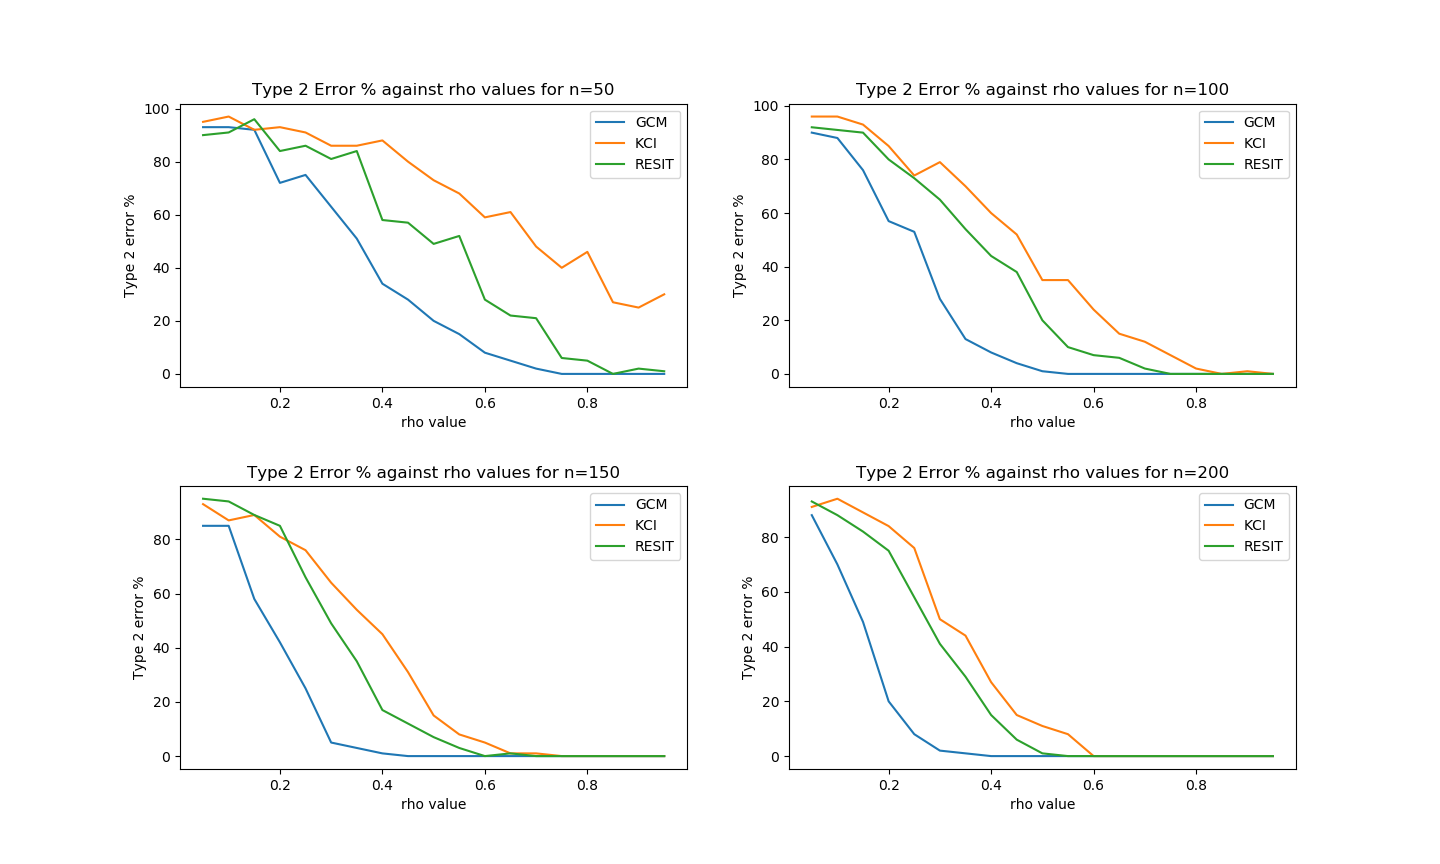

Generate this figure with Python:
import numpy as np
import pandas as pd
import matplotlib.pyplot as plt
import seaborn as sns
gcm_nonlinear_t1 = pd.read_csv('~/Documents/M3R/CD/gcm_nonlinear_t1.csv')
gcm_nonlinear_t2 = pd.read_csv('~/Documents/M3R/CD/gcm_nonlinear_t2.csv')

kci_nonlinear_t1 = pd.read_csv('~/Documents/M3R/CD/kci_nonlinear_t1.csv')
kci_nonlinear_t2 = pd.read_csv('~/Documents/M3R/CD/kci_nonlinear_t2.csv')

resit_nonlinear_t1 = pd.read_csv('~/Documents/M3R/CD/tests/resit_nonlinear_t1.csv')
resit_nonlinear_t2 = pd.read_csv('~/Documents/M3R/CD/tests/resit_nonlinear_t2.csv')

gcm_1 = np.array(gcm_nonlinear_t1.iloc[:,1])
gcm_2 = np.array(gcm_nonlinear_t2.iloc[:,1])
kci_1 = np.array(kci_nonlinear_t1.iloc[:,1])
kci_2 = np.array(kci_nonlinear_t2.iloc[:,1])
res_1 = np.array(resit_nonlinear_t1.iloc[:,1:])
res_2 = np.array(resit_nonlinear_t2.iloc[:,1:])

gcm_nonlinear_t1 = gcm_nonlinear_t1.drop(columns='Unnamed: 0')
kci_nonlinear_t1 = kci_nonlinear_t1.drop(columns='Unnamed: 0')
resit_nonlinear_t1 = resit_nonlinear_t1.drop(columns='Unnamed: 0')
gcm_nonlinear_t1 = gcm_nonlinear_t1.rename(columns={'t1':'GCM'})
kci_nonlinear_t1 = kci_nonlinear_t1.rename(columns={'t1':'KCI'})
resit_nonlinear_t1 = resit_nonlinear_t1.rename(columns={'0':'RESIT'})
t1_data = pd.concat([gcm_nonlinear_t1,kci_nonlinear_t1,resit_nonlinear_t1],axis=1)
t1_data = t1_data.rename(index={0:'n = 50',1:'n = 100',2:'n = 150',3:'n = 200'})
ax = plt.axes()
sns.heatmap(t1_data, ax = ax)
ax.set_title('Heatmap of Type 1 error % for different tests')
plt.show()

rho_vals = np.linspace(0,0.95,20)
fig = plt.figure(figsize=(15,12))
ax2 = fig.add_subplot(2,2,1)
ax2.set_title("Type 2 Error % against rho values for n=50")
ax2.set_xlabel("rho value")
ax2.set_ylabel("Type 2 error %")
ax2.plot(rho_vals[1:20],gcm_2[:19],label="GCM")
ax2.plot(rho_vals[1:20],kci_2[:19],label="KCI")
ax2.plot(rho_vals[1:20],res_2[0],label="RESIT")
ax2.legend()

ax3 = fig.add_subplot(2,2,2)
ax3.set_title("Type 2 Error % against rho values for n=100")
ax3.set_xlabel("rho value")
ax3.set_ylabel("Type 2 error %")
ax3.plot(rho_vals[1:20],gcm_2[19:38],label="GCM")
ax3.plot(rho_vals[1:20],kci_2[19:38],label="KCI")
ax3.plot(rho_vals[1:20],res_2[1],label="RESIT")
ax3.legend()

ax4 = fig.add_subplot(2,2,3)
ax4.set_title("Type 2 Error % against rho values for n=150")
ax4.set_xlabel("rho value")
ax4.set_ylabel("Type 2 error %")
ax4.plot(rho_vals[1:20],gcm_2[38:57],label="GCM")
ax4.plot(rho_vals[1:20],kci_2[38:57],label="KCI")
ax4.plot(rho_vals[1:20],res_2[2],label="RESIT")
ax4.legend()

ax5 = fig.add_subplot(2,2,4)
ax5.set_title("Type 2 Error % against rho values for n=200")
ax5.set_xlabel("rho value")
ax5.set_ylabel("Type 2 error %")
ax5.plot(rho_vals[1:20],gcm_2[57:],label="GCM")
ax5.plot(rho_vals[1:20],kci_2[57:],label="KCI")
ax5.plot(rho_vals[1:20],res_2[3],label="RESIT")
ax5.legend()

plt.show()
